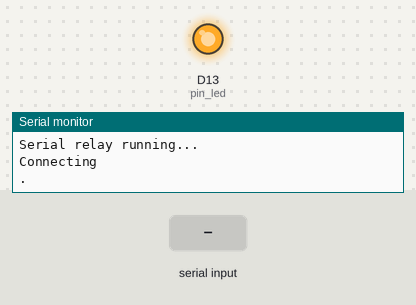
The sketch below on a simulated Arduino Zero (SAMD21). On the bench: output pins drawn as LEDs (lit = HIGH), the last lines printed to the serial monitor. The test bench sets the inputs (shaded band). Pins used as bus, display or sensor lines are not drawn.

Above: at 4.2 s.
4.3 s: "1" received over Serial
At 13.8 s:
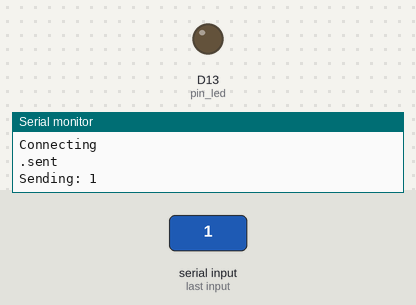
Timing chart, 0 to 15.3 s (numbered marks = the images above; inputs shaded):
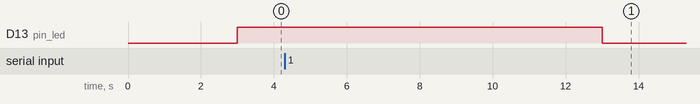

The sketch:

v1.02.ino
```cpp
unsigned long trigger;
unsigned long period=500;
unsigned char ledon;
unsigned char sending;
unsigned char started;
int pin_reset=2;
int pin_led=13;

void conn()
  {
    Serial5.print("mac join otaa\r\n");
    SerialUSB.println("Connecting");
  }

 void sen()
  {
    Serial5.print("mac tx 10 uncnf 123\r\n");
    SerialUSB.println("sent");
  }

void setup() {

  pinMode(pin_reset,OUTPUT);
  digitalWrite(pin_reset,LOW); // reset-disable RN2483

  SerialUSB.begin(9600);
  while (!SerialUSB);
  SerialUSB.println("Serial relay running...");

  pinMode(pin_led, OUTPUT);
  digitalWrite(pin_led, LOW);

  trigger = millis() + 2000;
   ledon = 0;
   sending = 0;
   started = 0;

  Serial5.begin(57600);

  delay(3000);

  conn();
}

void loop() {

 char ch;

   if (SerialUSB.available()>0) {
      ch = SerialUSB.read();
      if (ch!='$') {
         if (!sending) {
            SerialUSB.print("Sending: ");
            sending = 1;
         }
         SerialUSB.write(ch);
         Serial5.write(ch);
      }
      else {
         SerialUSB.println("^M^J");
         sending = 0;
         Serial5.write(13);
         Serial5.write(10);
      }
   }
   if (Serial5.available()>0) {
      SerialUSB.write(Serial5.read());
   }

   if (millis() > trigger) {
      if (!started) {
         SerialUSB.print(".");
         digitalWrite(pin_reset,HIGH); // enable RN2483
         started = 1;
      }
      if (ledon) {
         digitalWrite(pin_led, LOW);
         ledon = 0;
      }
      else {
         digitalWrite(pin_led, HIGH);
         ledon = 1;
      }
      trigger = millis()+period;
   }

   delay(10000);

   sen();

}
```
